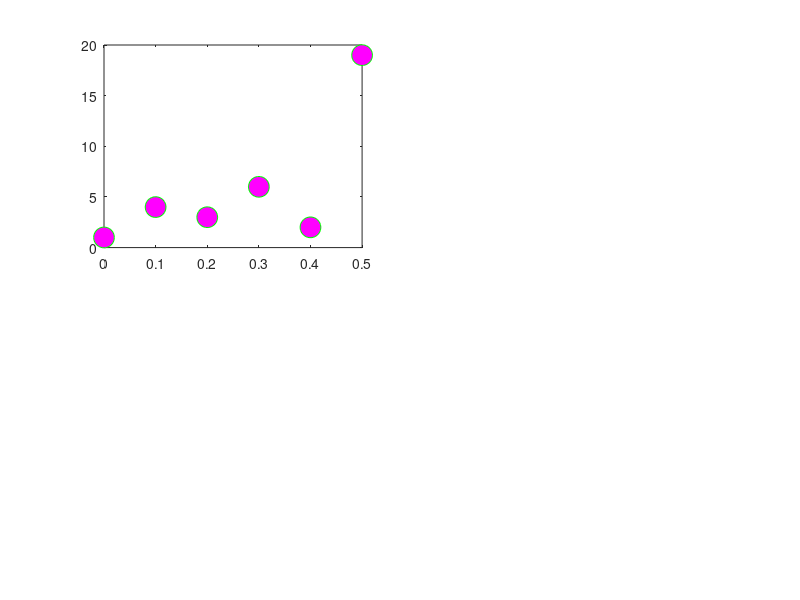
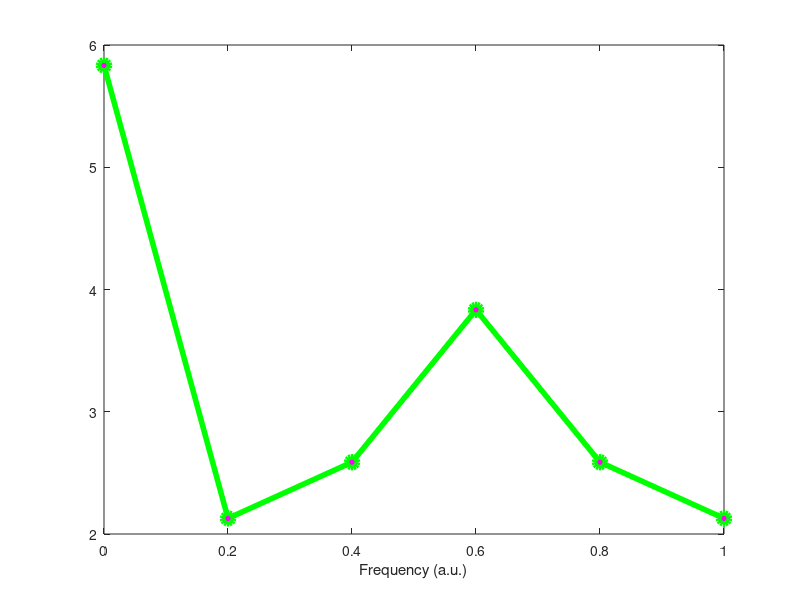

These charts were generated, in order, by the following MATLAB code: (Note: this script raises an error after producing the figures.)
clear,clf
%% interpolation

%% data
% in Hz
srate = 10;

% just some numbers...
data  = [1 4 3 6 2 19];

% other parameters
npnts = length(data);
time  = (0:npnts-1)/srate;

% plot the original data
figure(1), clf
subplot(221)
plot(time,data,'go','markersize',15,'markerfacecolor','m')

% amplitude spectrum
figure(2), clf
plot(linspace(0,1,npnts),abs(fft(data/npnts)),'go-','markerfacecolor','m','linew',4,'markersize',8)
xlabel('Frequency (a.u.)')

%% interpolation

% new time vector for interpolation
N = 47;
newTime = linspace(time(1),time(end),N);

interpOptions = {'linear';'next';'nearest';'spline'};
interpColors = 'brkm';
interpShapes = 'sd^p';

for methodi = 1: length(interpOptions)
    %method 1: griddedInterpolant()
    F = griddedInterpolant(time,data,interpOptions{methodi});
    newdata = F(newTime);

    %method 2: interp1()
    newdata = interp1(time,data,newTime,interpOptions{methodi});
    
    figure(1)
    subplot(2,2,methodi),hold on
    plot(newTime,newdata,'ks-','markersize',10,'markerfacecolor','w')
    plot(time,data,'go','markersize',15,'markerfacecolor','m')
    
    % make the axis a bit nicer
    set(gca,'xlim',[0 max(time(end),newTime(end))])
    title([ '''' interpOptions{methodi} '''' ]) % 4 single quotes here to get a single quote of text!
    axis square
    
    figure(2), hold on
    plot(linspace(0,1,N),abs(fft(newdata/N)),[ interpColors(methodi) interpShapes(methodi) '-' ],'markerfacecolor',interpColors(methodi))
    


end

% adjust spectral plot
figure(2)
set(gca,'xlim',[0 .5])
legend(cat(1,'original',interpOptions))









